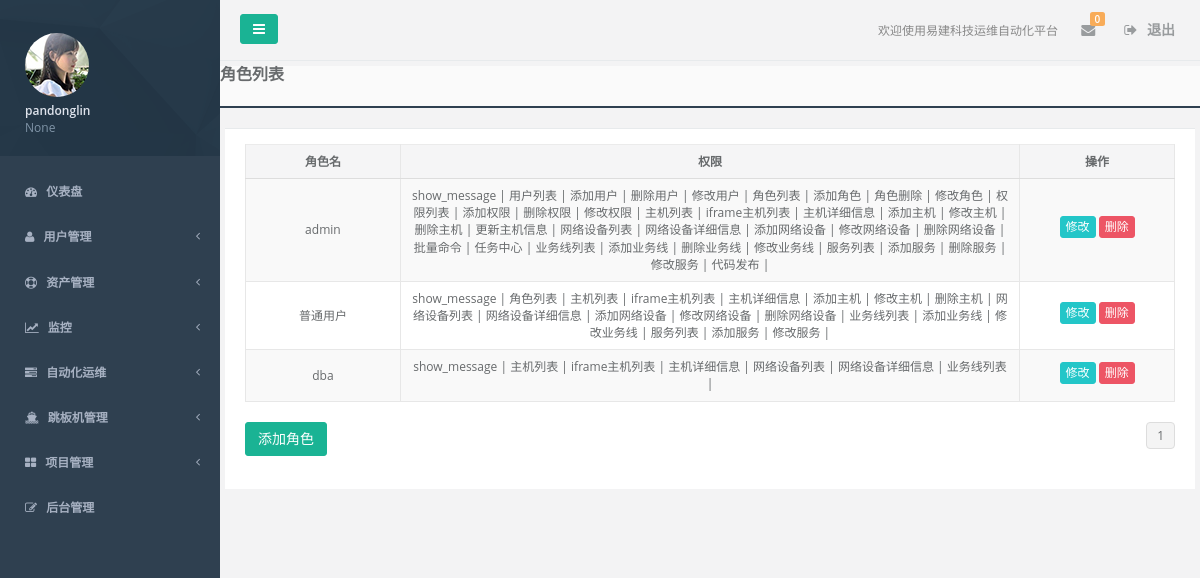
The page /accounts/role_list/ (signed in) on the database its author committed.
### accounts/models.py (models this page shows, shortened)
class UserProfile(AbstractBaseUser):
    email = models.EmailField(
        verbose_name='email address',
        max_length=255,
        unique=True,
    )
    is_active = models.BooleanField(default=True)
    is_admin = models.BooleanField(default=False, verbose_name="管理员")
    name = models.CharField(max_length=32, verbose_name="姓名")
    token = models.CharField(max_length=128, blank=True, null=True, verbose_name='用户token')
    user_key = models.CharField(max_length=100, default=RandomCode.random_code(100), verbose_name='用户key')
    department = models.CharField(max_length=32, blank=True, null=True, verbose_name='部门')
    tel = models.CharField(max_length=32, blank=True, null=True, verbose_name='座机')
    mobile = models.CharField(max_length=32, blank=True, null=True, verbose_name='手机')
    role = models.ManyToManyField('Role')
    memo = models.TextField(blank=True, null=True, verbose_name='备注')
    USERNAME_FIELD = 'email'
    REQUIRED_FIELDS = ['name']
    objects = UserProfileManager()
    class Meta:
        verbose_name = '用户'
        verbose_name_plural = verbose_name

class Role(models.Model):
    name = models.CharField(max_length=32, unique=True, verbose_name="角色名")
    perm = models.ManyToManyField('Permission')
    class Meta:
        verbose_name = "角色"
        verbose_name_plural = verbose_name

class Permission(models.Model):
    caption = models.CharField(max_length=32, verbose_name="权限描述")
    code = models.CharField(max_length=64, verbose_name="url权限")
    method = models.CharField(max_length=16, null=True, blank=True, verbose_name="请求方法")
    kwargs = models.CharField(max_length=128, null=True, blank=True, verbose_name="其他参数")  #同一个url的同一个请求方法的put，del进行判断
    class Meta:
        unique_together = ('code', 'method')
        verbose_name = "权限"
        verbose_name_plural = verbose_name

### accounts/views.py (the view)
@login_required
def role_list(request):
    role_obj = models.Role.objects.all()
    paginator = Paginator(role_obj, 10)
    page = request.GET.get('page')
    try:
        page_obj = paginator.page(page)
    except (InvalidPage, PageNotAnInteger):
        page_obj = paginator.page(1)
    except EmptyPage:
        page_obj = paginator.page(paginator.num_pages)
    return render(request, "accounts/role_list.html", locals())

### accounts/context_processors.py (called while the page is built)
def session_perm_list(request):
    return locals()

### pagination/templatetags/cust_pagination.py (called while the page is built)
@register.simple_tag
def guess_page(current_page, loop_num):
    offset = abs(current_page-loop_num)
    if offset < 3:
        if current_page == loop_num:
            page_ele = '''<li class="paginate_button active"><a href="?page=%s">%s</a></li>''' % (loop_num, loop_num)
        else:
            page_ele = '''<li class="paginate_button"><a href="?page=%s">%s</a></li>''' % (loop_num, loop_num)
        return format_html(page_ele)
    else:
        return ''

### templates/accounts/role_list.html (shortened to what this page needs)
{% extends 'base.html' %}
{% block content %}
    <div class="content-tabs">
        <h3><strong>角色列表</strong></h3>
    </div>
    <div class="wrapper wrapper-content animated fadeInRight">
        <div class="ibox float-e-margins row">
            <div class="ibox-content">
                <form class="form-horizontal" action="" method="post">
                    <div id="replace">
                        <table id="host_info" class="table table-striped table-bordered table-hover">
                            <thead>
                            <tr>
                                <th class="text-center col-sm-2">角色名</th>
                                <th class="text-center col-sm-8">权限</th>
                                <th class="text-center col-sm-2">操作</th>
                            </tr>
                            </thead>
                            <tbody>
                            {% for item in page_obj %}
                                <tr class="gradeX" id="{{ item.id }}">
                                    <td class="text-center"> {{ item.name }}</td>
                                    <td class="text-center">
                                        {% for i in item.perm.all %}
                                            {{ i.caption }} |
                                        {% endfor %}
                                    </td>
                                    <td class="text-center">
                                        <a href="/accounts/role_update/{{ item.id }}/" class="btn btn-xs btn-info"
                                           target="_blank">修改</a>
                                        <button type="button" class="btn btn-xs btn-danger demo3">删除</button>
                                    </td>
                                </tr>
                            {% endfor %}
                            </tbody>
                        </table>
                        <div class="row">
                            <div class="col-sm-6">
                                <div id="role_list">
                                    <a href="/accounts/role_add/" class="btn btn-primary">添加角色</a>
                                </div>
                            </div>
                            {% include 'pagination/cust_pagination.html' %}
                        </div>
                    </div>
                </form>
            </div>
        </div>
    </div>
{% endblock %}

### templates/base.html (shortened to what this page needs)
<!DOCTYPE html>
<html lang="en">
<head>
    <link href="/static/css/bootstrap.min.css" rel="stylesheet">
    <link href="/static/css/font-awesome.min.css" rel="stylesheet">
    <link href="/static/css/animate.min.css" rel="stylesheet">
    <link href="/static/css/style.min.css" rel="stylesheet">
    <link href="/static/css/plugins/sweetalert/sweetalert.css" rel="stylesheet">
</head>
<body class="fixed-sidebar full-height-layout gray-bg" style="overflow:hidden">
<div id="wrapper">
    <nav class="navbar-default navbar-static-side" role="navigation">
        <div class="sidebar-collapse">
            <ul class="nav" id="side-menu">
                <li class="nav-header">
                    <div class="dropdown profile-element">
                        <span><img alt="image" class="img-circle" src="/static/img/profile_small.jpg"/></span>
                        <a data-toggle="dropdown" class="dropdown-toggle" href="#">
                                <span class="clear">
                                    <span class="block m-t-xs"><strong
                                            class="font-bold">{{ request.user.name }}</strong></span>
                                    <span class="text-muted text-xs block">{{ request.user.department }}</span>
                                </span>
                        </a>
                    </div>
                </li>
                {% include 'nav_left.html' %}
                <li style="height: 20px;">
                </li>
            </ul>
        </div>
    </nav>
    <div id="page-wrapper" class="gray-bg dashbard-1">
        {% include 'nav_right.html' %}
        {% block content %}
        {% endblock %}
    </div>
</div>
</body>
</html>

### rows shown on the page
UserProfile: user.name "pandonglin", user.department "None"
Role: name "admin"
Permission: caption "show_message"
Permission: caption "用户列表"
Permission: caption "添加用户"
Permission: caption "删除用户"
Permission: caption "修改用户"
Permission: caption "角色列表"
Permission: caption "添加角色"
Permission: caption "角色删除"
Permission: caption "修改角色"
Permission: caption "权限列表"
Permission: caption "添加权限"
Permission: caption "删除权限"
Permission: caption "修改权限"
Permission: caption "主机列表"
Permission: caption "iframe主机列表"
Permission: caption "主机详细信息"
Permission: caption "添加主机"
Permission: caption "修改主机"
Permission: caption "删除主机"
Permission: caption "更新主机信息"
Permission: caption "网络设备列表"
Permission: caption "网络设备详细信息"
Permission: caption "添加网络设备"
Permission: caption "修改网络设备"
Permission: caption "删除网络设备"
Permission: caption "批量命令"
Permission: caption "任务中心"
Permission: caption "业务线列表"
Permission: caption "添加业务线"
Permission: caption "删除业务线"
Permission: caption "修改业务线"
Permission: caption "服务列表"
Permission: caption "添加服务"
Permission: caption "删除服务"
Permission: caption "修改服务"
Permission: caption "代码发布"
Role: name "普通用户"
Role: name "dba"
